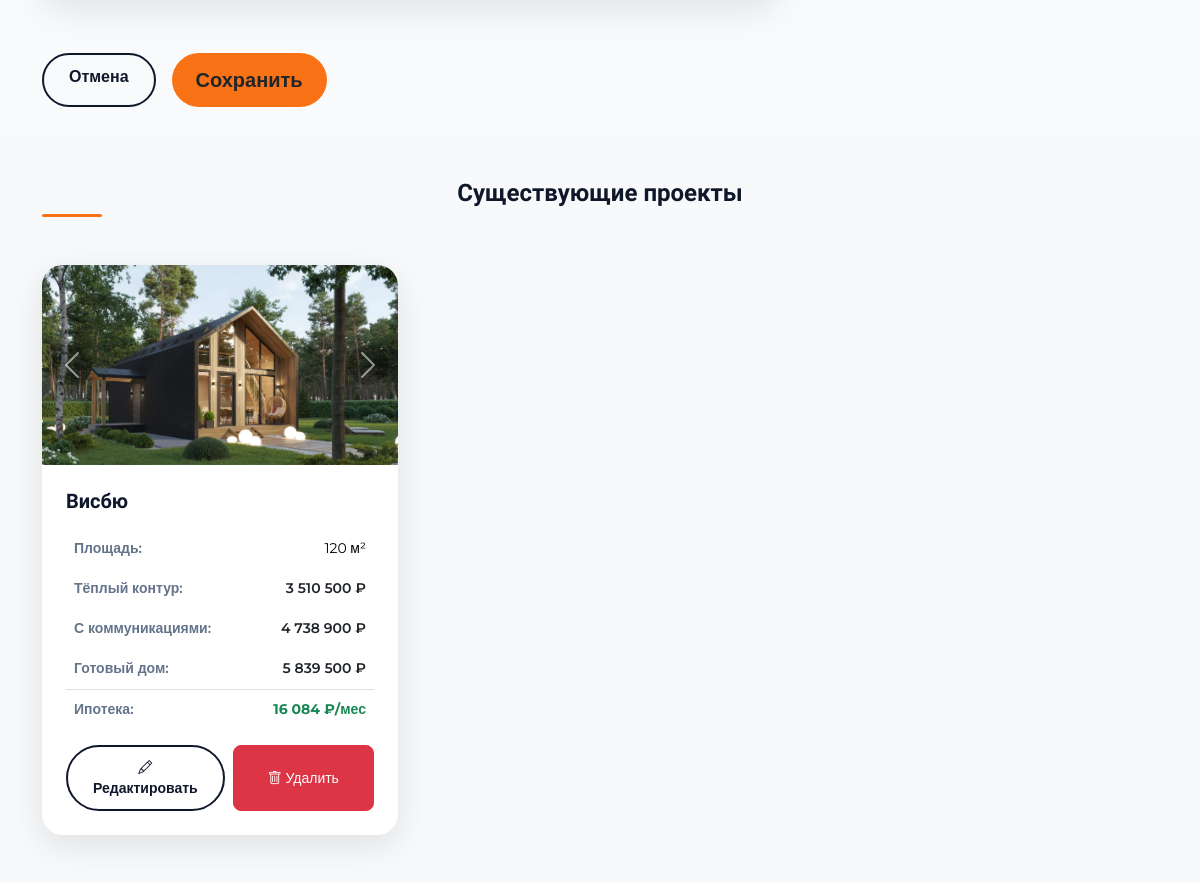
The page /admin/ (lower part) on the database as committed earlier.
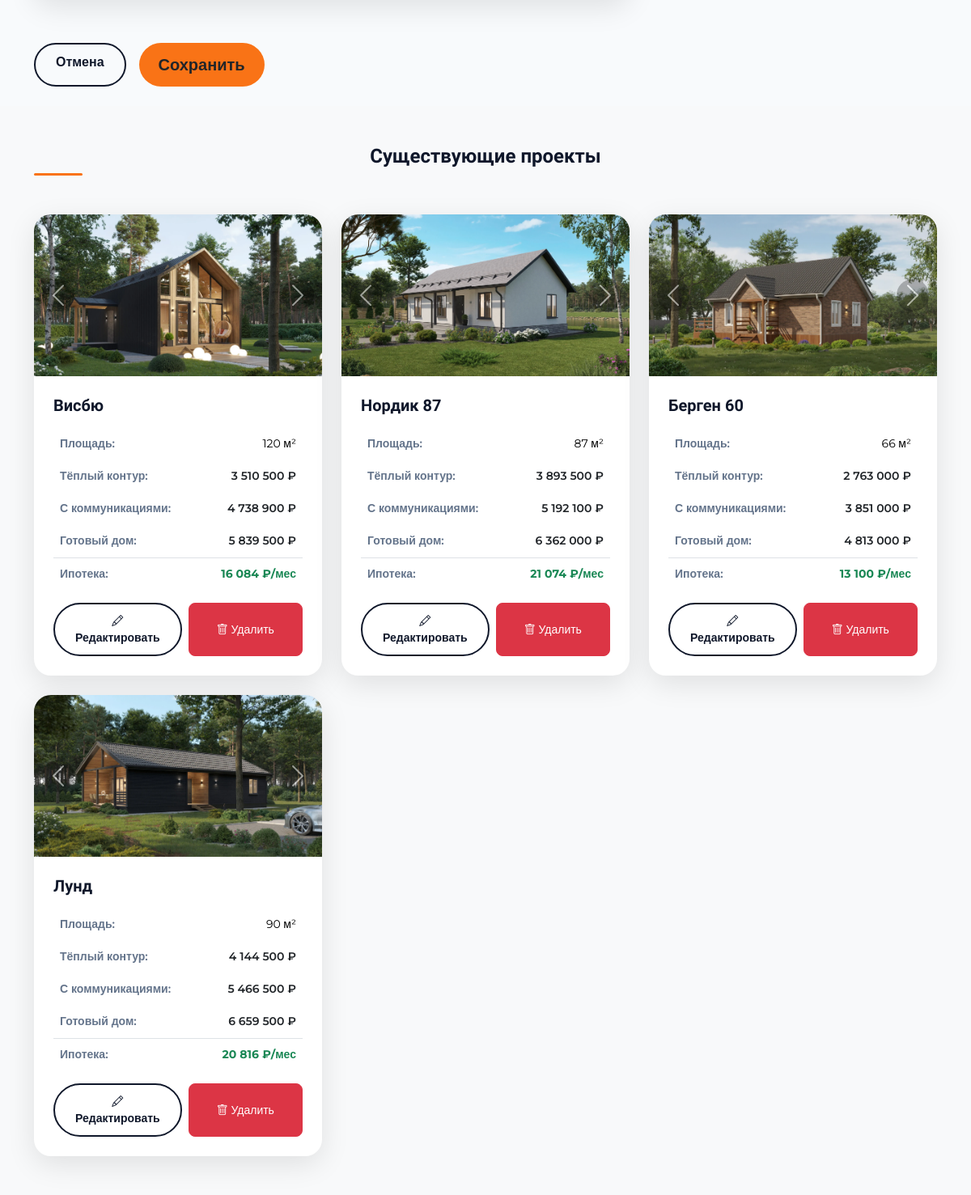
The same page on the database as committed later.
### app/models.py (models this page shows, shortened)
class ProjectImages(db.Model):
    __tablename__ = "project_images"
    id = db.Column(db.Integer, primary_key=True)
    filename = db.Column(db.String(100), nullable=False)
    project_id = db.Column(
        db.Integer,
        db.ForeignKey(Project.id, ondelete="CASCADE"),
        nullable=False,
    )
    project = db.relationship("Project", back_populates="images")
    @property
    def url(self):
        return os.path.join('uploads', self.project.slug, self.filename)

class Project(db.Model):
    __tablename__ = "projects"
    id = db.Column(db.Integer, primary_key=True)
    title = db.Column(db.String(100), unique=True, nullable=False)
    slug = db.Column(db.String(100), unique=True, nullable=False)
    description = db.Column(db.Text)
    square = db.Column(db.Integer, nullable=False)
    size = db.Column(db.String(15), nullable=False)
    price_base = db.Column(db.Integer, nullable=False)
    price_with_communications = db.Column(db.Integer)
    price_ready = db.Column(db.Integer)
    mortgage_price_per_month = db.Column(db.Integer)
    images_directory_path = db.Column(db.String(300), nullable=False)
    images = db.relationship(
        "ProjectImages",
        back_populates="project",
        cascade="all, delete-orphan",
        lazy="dynamic"
    )

### app/routes.py (the view)
@main_bp.route('/admin/')
def admin():
    projects = Project.query.all()
    form = ProjectForm()
    return render_template('admin.html', projects=projects, form=form)

### app/forms.py
class ProjectForm(FlaskForm):
    title = StringField('Название', validators=[DataRequired()])
    description = TextAreaField('Описание', validators=[DataRequired()])
    square = IntegerField('Площадь (м²)', validators=[DataRequired(), NumberRange(min=0)])
    size = StringField('Площадь участка', validators=[DataRequired()])  # теперь текст
    price_base = IntegerField('Теплый контур', validators=[DataRequired(), NumberRange(min=0)])
    price_with_communications = IntegerField('Готовые коммуникации', validators=[Optional(), NumberRange(min=0)])
    price_ready = IntegerField('Заезжай и живи', validators=[Optional(), NumberRange(min=0)])
    mortgage_price_per_month = IntegerField('В ипотеку', validators=[Optional(), NumberRange(min=0)])
    img_files = MultipleFileField("Изображение", validators=[
        FileAllowed(['jpg', 'jpeg', 'png', 'webp'], "Допустимы только изображения")
    ])
    submit = SubmitField('Сохранить')

### app/templates/admin.html (shortened to what this page needs)
<!DOCTYPE html>
<html lang="ru">
    <head>
        <link href="https://cdn.jsdelivr.net/npm/bootstrap@5.3.2/dist/css/bootstrap.min.css" rel="stylesheet" />
        <link href="https://cdn.jsdelivr.net/npm/bootstrap-icons@1.11.1/font/bootstrap-icons.css" rel="stylesheet" />
    </head>
    <body>
        <section class="py-4">
            <div class="container">
                <form method="POST" action="{{ url_for('main.add_project') }}" enctype="multipart/form-data">
                    <div class="row g-4 align-items-start">
                        <div class="col-lg-8">
                        </div>
                    </div>
                    <div class="row mt-4">
                        <div class="col-12">
                            <div class="d-grid gap-2 d-md-flex justify-content-md-start">
                                <a href="{{ url_for('main.admin') }}" class="btn btn-outline-custom me-md-2">Отмена</a>
                                {{ form.submit(class="btn btn-primary-custom btn-lg px-4") }}
                            </div>
                        </div>
                    </div>
                </form>
            </div>
        </section>
        <section id="projects" class="py-5 bg-light">
            <div class="container">
                <h2 class="section-title text-center mb-5">Существующие проекты</h2>
                <div class="row g-4">
                    {% for project in projects %}
                    <div class="col-md-6 col-lg-4">
                        <div class="project-card h-100">
                            <div id="carousel{{ project.id }}" class="carousel slide">
                                <div class="carousel-inner">
                                    {% for image in project.images.all() %}
                                    <div class="carousel-item {% if loop.first %}active{% endif %}">
                                        <img src="{{ url_for('static', filename=image.url) }}" class="card-img-top" alt="{{ project.title }}" style="height: 200px; object-fit: cover;">
                                    </div>
                                    {% endfor %}
                                </div>
                                {% if project.images.count() > 1 %}
                                <button class="carousel-control-prev" type="button" data-bs-target="#carousel{{ project.id }}" data-bs-slide="prev">
                                <span class="carousel-control-prev-icon"></span>
                                </button>
                                <button class="carousel-control-next" type="button" data-bs-target="#carousel{{ project.id }}" data-bs-slide="next">
                                <span class="carousel-control-next-icon"></span>
                                </button>
                                {% endif %}
                            </div>
                            <div class="card-body p-4">
                                <h5 class="fw-semibold mb-3">{{ project.title }}</h5>
                                <table class="table table-borderless text-secondary small mb-0">
                                    <tbody>
                                        <tr>
                                            <th>Площадь:</th>
                                            <td class="text-end">{{ project.square }} м²</td>
                                        </tr>
                                        <tr>
                                            <th>Тёплый контур:</th>
                                            <td class="text-end text-dark fw-semibold">{{ "{:,}".format(project.price_base).replace(',', ' ') }} ₽</td>
                                        </tr>
                                        <tr>
                                            <th>С коммуникациями:</th>
                                            <td class="text-end text-dark fw-semibold">{{ "{:,}".format(project.price_with_communications).replace(',', ' ') }} ₽</td>
                                        </tr>
                                        <tr>
                                            <th>Готовый дом:</th>
                                            <td class="text-end text-dark fw-semibold">{{ "{:,}".format(project.price_ready).replace(',', ' ') }} ₽</td>
                                        </tr>
                                        <tr class="border-top">
                                            <th class="pt-2">Ипотека:</th>
                                            <td class="text-end fw-bold pt-2 text-success">{{ "{:,}".format(project.mortgage_price_per_month).replace(',', ' ') }} ₽/мес</td>
                                        </tr>
                                    </tbody>
                                </table>
                                <div class="d-flex gap-2 mt-3">
                                    <a href="{{ url_for('main.edit_project', id=project.id) }}" class="btn btn-outline-custom btn-sm flex-fill">
                                    <i class="bi bi-pencil"></i> Редактировать
                                    </a>
                                    <button class="btn btn-danger btn-sm delete-btn" data-id="{{ project.id }}">
                                    <i class="bi bi-trash"></i> Удалить
                                    </button>
                                </div>
                            </div>
                        </div>
                    </div>
                    {% endfor %}
                </div>
            </div>
        </section>
    </body>
</html>

### app/templates/admin.html (style rules this page uses)
:root { --primary: #0f172a; --primary-light: #1e293b; --secondary: #f97316; --accent: #0ea5e9; --light: #f8fafc; --dark: #0f172a; --gray: #64748b; }
body { background: var(--light); font-family: "Montserrat", sans-serif; color: var(--dark); line-height: 1.7; }
h1, h2, h3, h4, h5 { font-family: "Oswald", sans-serif; font-weight: 700; }
.btn-primary-custom { background: var(--secondary); border: none; padding: 12px 30px; border-radius: 50px; font-weight: 600; transition: 0.3s; }
.btn-outline-custom { border: 2px solid var(--primary); color: var(--primary); padding: 10px 25px; border-radius: 50px; transition: 0.3s; font-weight: 600; }
.project-card { background: white; border-radius: 1.3rem; box-shadow: 0 10px 35px rgba(0, 0, 0, 0.1); transition: 0.3s; overflow: hidden; }
.section-title { margin-bottom: 1.5rem; color: var(--primary); font-size: 1.5rem; position: relative; padding-bottom: 10px; }
.section-title::after { content: ""; position: absolute; bottom: 0; left: 0; width: 60px; height: 3px; background: var(--secondary); border-radius: 2px; }
.carousel-item img { height: 200px; object-fit: cover; }
.carousel-control-prev, .carousel-control-next { width: 40px; height: 40px; background: rgba(0,0,0,0.5); border-radius: 50%; top: 50%; transform: translateY(-50%); margin: 0 10px; }
.table th { font-weight: 600; color: var(--gray); border: none; }
.table td { border: none; vertical-align: middle; }
.delete-btn { width: 100%; border-radius: 8px; }

Rows that differ between the two databases and show on the page:
added Project: title "Нордик 87", square "87", price_base "3 893 500", price_with_communications "5 192 100", price_ready "6 362 000", mortgage_price_per_month "21 074"
added ProjectImages: filename.slug (picture), shown under "Нордик 87"
added Project: title "Берген 60", square "66", price_base "2 763 000", price_with_communications "3 851 000", price_ready "4 813 000", mortgage_price_per_month "13 100"
added ProjectImages: filename.slug (picture), shown under "Берген 60"
added Project: title "Лунд", square "90", price_base "4 144 500", price_with_communications "5 466 500", price_ready "6 659 500", mortgage_price_per_month "20 816"
added ProjectImages: filename.slug (picture), shown under "Лунд"
